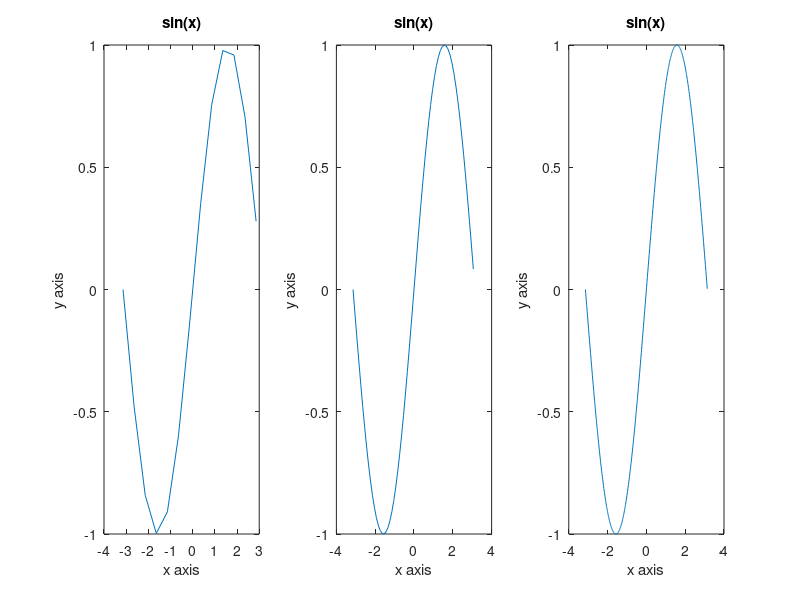

This chart was generated by the following MATLAB code:
%201334
clc;
clear all;
x=-pi:0.5:pi;
y1=sin(x);
subplot(1,3,1);
plot(x,y1)
xlabel('x axis')
ylabel('y axis')
title('sin(x)')
x=-pi:0.1:pi;
y2=sin(x);
subplot(1,3,2);
plot(x,y2)
xlabel('x axis')
ylabel('y axis');
title('sin(x)');
x=-pi:0.01:pi;
y3=sin(x);
subplot(1,3,3);
plot(x,y3);
xlabel('x axis')
ylabel('y axis')
title('sin(x)')
